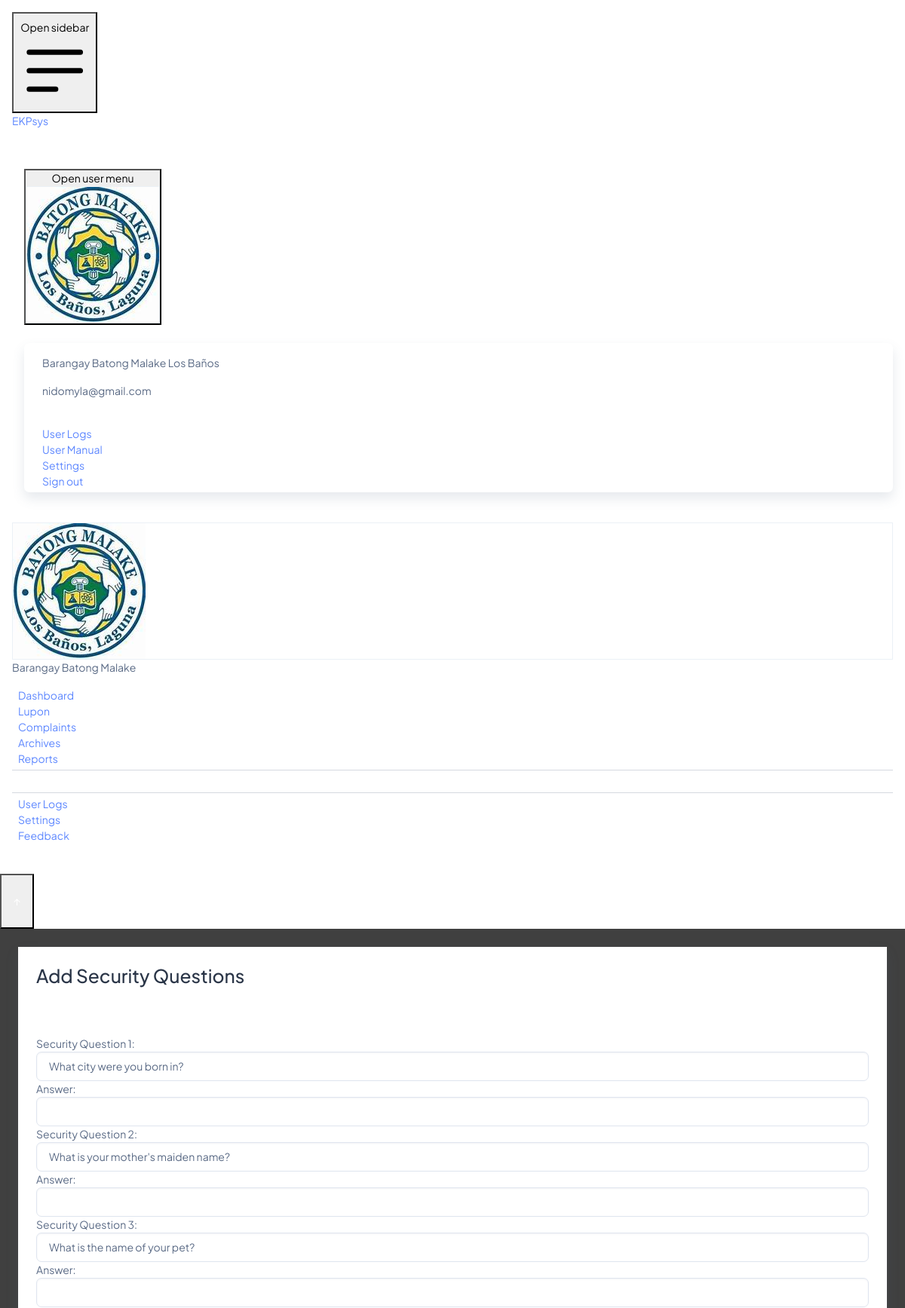
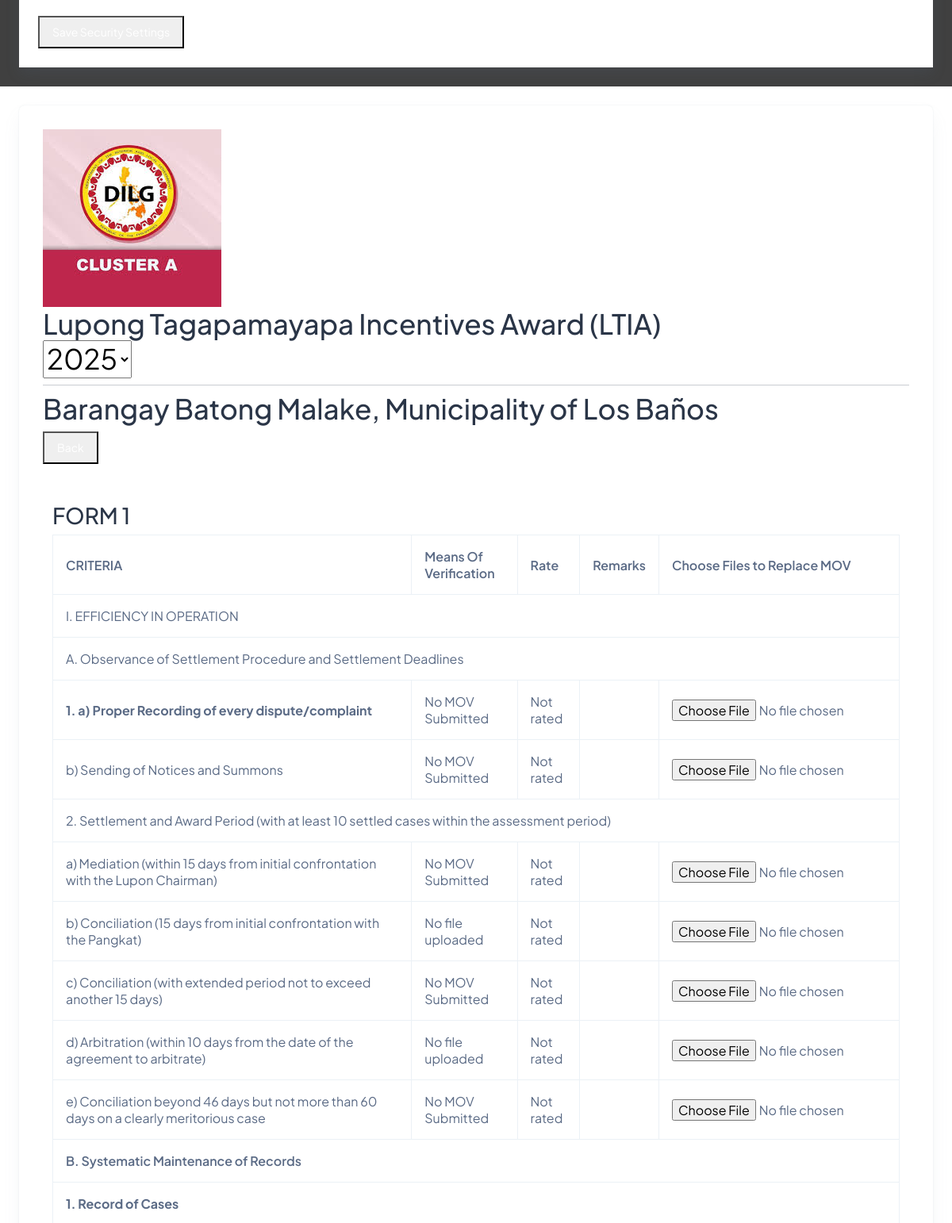
Screenshot of /LTIA/form2movview.php (signed in, upper part) with the database file from the repository (2 pictures, top to bottom).
### tables this page shows
CREATE TABLE `users` (
  `id` int(11) NOT NULL,
  `username` varchar(50) NOT NULL,
  `first_name` varchar(255) NOT NULL,
  `last_name` varchar(255) NOT NULL,
  `password` varchar(255) NOT NULL,
  `email` varchar(100) NOT NULL,
  `contact_number` varchar(11) DEFAULT NULL,
  `user_type` enum('superadmin','admin','user','assessor') NOT NULL,
  `assessor_type` varchar(255) DEFAULT NULL,
  `municipality_id` int(11) DEFAULT NULL,
  `barangay_id` int(11) DEFAULT NULL,
  `registration_date` timestamp NOT NULL DEFAULT current_timestamp(),
  `profile_picture` varchar(255) DEFAULT NULL,
  `verified` tinyint(1) DEFAULT 0,
  `attempt_count` int(11) DEFAULT 0,
  `restrict_end` timestamp NULL DEFAULT NULL,
  `lgu_logo` varchar(255) DEFAULT NULL,
  `city_logo` varchar(255) DEFAULT NULL
);

CREATE TABLE `security` (
  `id` int(11) NOT NULL,
  `user_id` int(11) DEFAULT NULL,
  `question1` varchar(255) DEFAULT NULL,
  `answer1` varchar(255) DEFAULT NULL,
  `question2` varchar(255) DEFAULT NULL,
  `answer2` varchar(255) DEFAULT NULL,
  `question3` varchar(255) DEFAULT NULL,
  `answer3` varchar(255) DEFAULT NULL
);

CREATE TABLE `barangays` (
  `id` int(11) NOT NULL,
  `municipality_id` int(11) NOT NULL,
  `barangay_name` varchar(100) NOT NULL
);

CREATE TABLE `municipalities` (
  `id` int(11) NOT NULL,
  `municipality_name` varchar(100) NOT NULL
);

### LTIA/form2movview.php (the view, shortened to what the rows shown need)
<?php
include '../connection.php';
$currentYear = date('Y');
$yearQuery = "SELECT DISTINCT year FROM mov
              UNION SELECT DISTINCT YEAR(year) FROM movdraft_file
              UNION SELECT DISTINCT YEAR(year) FROM movrate
              UNION SELECT DISTINCT YEAR(year) FROM movremark";
$yearResult = $conn->query($yearQuery);
$years = $yearResult->fetchAll(PDO::FETCH_COLUMN);
rsort($years);
$selectedYear = isset($_GET['year']) ? $_GET['year'] : $currentYear;
$barangayID = $_SESSION['barangay_id'] ?? '';
$barangayName = '';
$municipalityName = '';
$municipalityID = '';
if (!empty($barangayID)) {
    $barangayQuery = "SELECT barangay_name, municipality_id FROM barangays WHERE id = :barangay_id";
    $barangayStmt = $conn->prepare($barangayQuery);
    $barangayStmt->bindParam(':barangay_id', $barangayID, PDO::PARAM_INT);
    $barangayStmt->execute();
    $barangayResult = $barangayStmt->fetch(PDO::FETCH_ASSOC);
    if ($barangayResult) {
        $barangayName = $barangayResult['barangay_name'];
        $municipalityID = $barangayResult['municipality_id'];
    }
}
if (!empty($municipalityID)) {
    $municipalityQuery = "SELECT municipality_name FROM municipalities WHERE id = :municipality_id";
    $municipalityStmt = $conn->prepare($municipalityQuery);
    $municipalityStmt->bindParam(':municipality_id', $municipalityID, PDO::PARAM_INT);
    $municipalityStmt->execute();
    $municipalityName = $municipalityStmt->fetchColumn() ?: 'Unknown';
}
?>
<!doctype html>
<html lang="en">
<head>
  <link rel="stylesheet" href="css/td_hover.css">
  <link rel="stylesheet" href="../assets/css/styles.min.css" />
</head>
<body class="bg-[#E8E8E7]">
<?php include "../user_sidebar_header.php"; ?>
<div class="p-4 sm:ml-44 ">
    <div class="rounded-lg mt-16">
        <div class="card">
            <div class="card-body">
                <div class="flex justify-between items-center mb-4">
                <div class="flex items-center space-x-4">
                        <h1 class="text-xl font-bold">
                Lupong Tagapamayapa Incentives Award (LTIA)
                        <form method="get" action=""  class="inline-block">
                        <select name="year" id="year" onchange="this.form.submit()">
                            <?php foreach ($years as $year) : ?>
                                <option value="<?= $year ?>" <?= $year == $selectedYear ? 'selected' : '' ?>>
                                </option>
                            <?php endforeach; ?>
                        </select>
                    </form>
                    <hr class="my-2">
            <span>Barangay </span>
                  <span ><?= htmlspecialchars($barangayName, ENT_QUOTES, 'UTF-8') ?></span>,
                  <span id="details-municipality-type" class="ml-2"></span>
                  <span>of <?= htmlspecialchars($municipalityName, ENT_QUOTES, 'UTF-8') ?></span>
                        </h1>
                    </div>
                </div>
                <div class="container mt-5">
                    <h2 class="text-left text-2xl font-semibold">FORM 1</h2>
                    <form method="post" action="" enctype="multipart/form-data">
                        <table class="table table-bordered">
                            <thead>
                                <tr>
                                    <th>CRITERIA</th>
                                    <th>Means Of Verification</th>
                                    <th>Rate</th>
                                    <th>Remarks</th>
                                    <th>Choose Files to Replace MOV</th>
                                </tr>
                            </thead>
                            <tbody>
              <tr>
                <th colspan="6">B. Systematic Maintenance of Records</th>
              </tr>
            </tbody>
          </table>
    </form>
</body>
</html>

### user_sidebar_header.php (shortened to what the rows shown need)
<?php
require "user_notification_handler.php";
$userId = $_SESSION['user_id'];
$stmt = $conn->prepare("SELECT * FROM users WHERE id = :user_id");
$stmt->bindParam(':user_id', $userId, PDO::PARAM_INT);
$stmt->execute();
$user = $stmt->fetch(PDO::FETCH_ASSOC);
function getFullUrl()
{
  $scheme = isset($_SERVER['HTTPS']) && $_SERVER['HTTPS'] === 'on' ? 'https' : 'http';
  $host = $_SERVER['HTTP_HOST'];
  $requestUri = $_SERVER['REQUEST_URI'];
  return $scheme . '://' . $host . $requestUri;
}
function containsWord($haystack, $needle)
{
  return strpos($haystack, $needle) !== false;
}
function traverseDirectory()
{
  return containsWord(getFullUrl(), 'LTIA') ? '../' : '';
}
?>
<nav class="fixed top-0 z-50 w-full bg-white border-b border-gray-200">
  <div class="px-3 py-3 lg:px-5 lg:pl-3">
    <div class="flex items-center justify-between">
      <div class="flex items-center">
        <div class="flex items-center ms-3">
          <div>
            <button type="button" class="flex text-sm rounded-full focus:ring-4 focus:ring-gray-300" aria-expanded="false" data-dropdown-toggle="dropdown-user">
              <section class="h-8 w-8 border rounded-full overflow-hidden relative">
                <img class="absolute inset-0 object-contain w-full h-full" src="<?php echo traverseDirectory(); ?>profile_pictures/<?php echo $user['profile_picture'] ?: 'defaultpic.jpg'; ?>?t=<?php echo time(); ?>" alt="user photo">
              </section>
            </button>
          </div>
          <div class="z-50 hidden my-4 text-base list-none bg-white divide-y divide-gray-100 rounded shadow" id="dropdown-user">
            <div class="px-4 py-3" role="none">
              <p class="text-sm text-gray-900" role="none">
                <?php echo $user['first_name'] . ' ' . $user['last_name']; ?>
              </p>
              <p class="text-sm font-medium text-gray-900 truncate" role="none">
                <?php echo $user['email']; ?>
              </p>
            </div>
          </div>
        </div>
      </div>
    </div>
  </div>
</nav>
<aside id="logo-sidebar" class="fixed top-0 left-0 z-40 w-44 h-screen pt-20 transition-transform -translate-x-full bg-white border-r border-gray-200 sm:translate-x-0" aria-label="Sidebar">
  <div class="h-full px-3 pb-4 overflow-y-auto bg-white">
    <div class="w-full flex flex-col gap-y-1 items-center mb-3">
      <section class="h-20 w-20 border rounded-full overflow-hidden relative">
        <img class="absolute inset-0 object-contain w-full h-full" src="<?php echo traverseDirectory(); ?>profile_pictures/<?php echo $user['profile_picture'] ?: 'defaultpic.jpg'; ?>?t=<?php echo time(); ?>" alt="user photo">
      </section>
      <p><?php echo $user['first_name']; ?> </p>
    </div>
  </div>
</aside>
<?php include "user_security_question_modal.php"; ?>

### user_security_question_modal.php (shortened to what the rows shown need)
<?php
include "connection.php";
$userID = $_SESSION['user_id'];
$stmt = $conn->prepare("SELECT * FROM security WHERE user_id = :userID");
$stmt->bindParam(':userID', $userID);
$stmt->execute();
$isModalHidden = ($stmt->rowCount() > 0) ? "hidden" : "flex";
$stmt = $conn->prepare("SELECT question1, question2, question3 FROM security WHERE user_id = :user_id");
$stmt->bindParam(':user_id', $userId, PDO::PARAM_INT);
$stmt->execute();
$securityQuestions = $stmt->fetch(PDO::FETCH_ASSOC);
if ($securityQuestions) {
  $question1 = $securityQuestions['question1'];
  $question2 = $securityQuestions['question2'];
  $question3 = $securityQuestions['question3'];
} else {
  $question1 = '';
  $question2 = '';
  $question3 = '';
}
?>
<div id="static-modal" data-modal-backdrop="static" tabindex="-1" aria-hidden="true" class="<?php echo $isModalHidden ?> overflow-y-auto overflow-x-hidden fixed top-0 right-0 left-0 z-50 justify-center items-center w-full md:inset-0 h-full bg-black bg-opacity-75">
  <div class="relative p-4 w-full max-w-2xl max-h-full">
    <div class="relative bg-white border-1 border-gray-400 rounded-lg shadow shadow-xl shadow-black">
      <div class="p-4 md:p-5 space-y-4">
        <form id="securityForm" method="post" action="security_handler.php">
          <div class="tab-pane fade <?php echo !isset($_POST['security_settings']) ? 'active show' : ''; ?>" id="account-security">
            <div class="form-group">
              <label for="question1">Security Question 1:</label>
              <select class="form-control" id="question1" name="question1" required>
                <option value="3" <?php echo ($question1 == 3) ? 'selected' : ''; ?>>What city were you born in?</option>
              </select>
              <label for="answer1">Answer:</label>
              <input type="password" class="form-control" id="answer1" name="answer1" required>
            </div>
            <div class="form-group">
              <label for="question2">Security Question 2:</label>
              <select class="form-control" id="question2" name="question2" required>
                <option value="2" <?php echo ($question2 == 2) ? 'selected' : ''; ?>>What is your mother's maiden name?</option>
              </select>
              <label for="answer2">Answer:</label>
              <input type="password" class="form-control" id="answer2" name="answer2" required>
            </div>
            <div class="form-group">
              <label for="question3">Security Question 3:</label>
              <select class="form-control" id="question3" name="question3" required>
                <option value="1" <?php echo ($question3 == 1) ? 'selected' : ''; ?>>What is the name of your pet?</option>
              </select>
              <label for="answer3">Answer:</label>
              <input type="password" class="form-control" id="answer3" name="answer3" required>
            </div>
            <br>
          </div>
        </form>
      </div>
    </div>
  </div>
</div>

### rows the page displays
users: profile_picture (picture), first_name "Barangay Batong Malake", last_name "Los Baños", email "nidomyla@gmail.com"
security: question1 "What city were you born in?", question2 "What is your mother's maiden name?", question3 "What is the name of your pet?"
barangays: barangay_name "Batong Malake"
municipalities: municipality_name "Los Baños"

### other values shown
form field year "2025"
